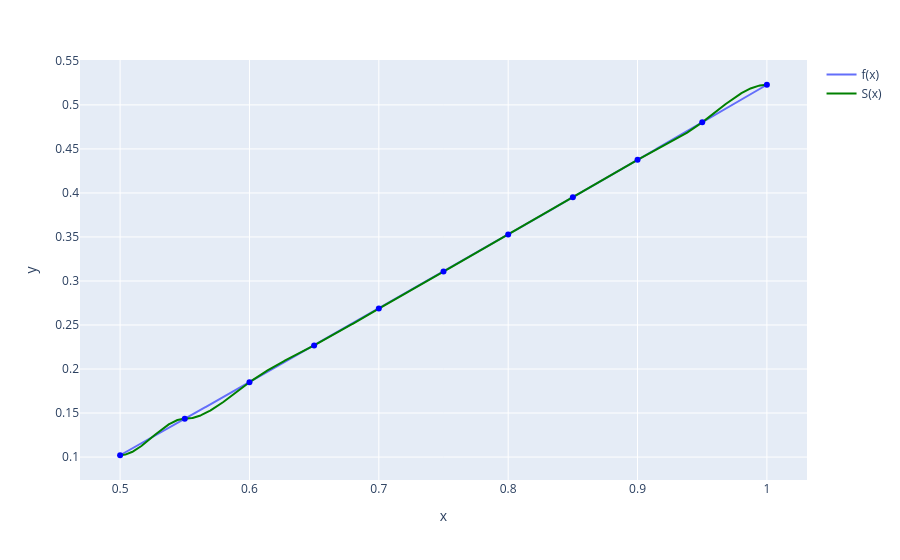
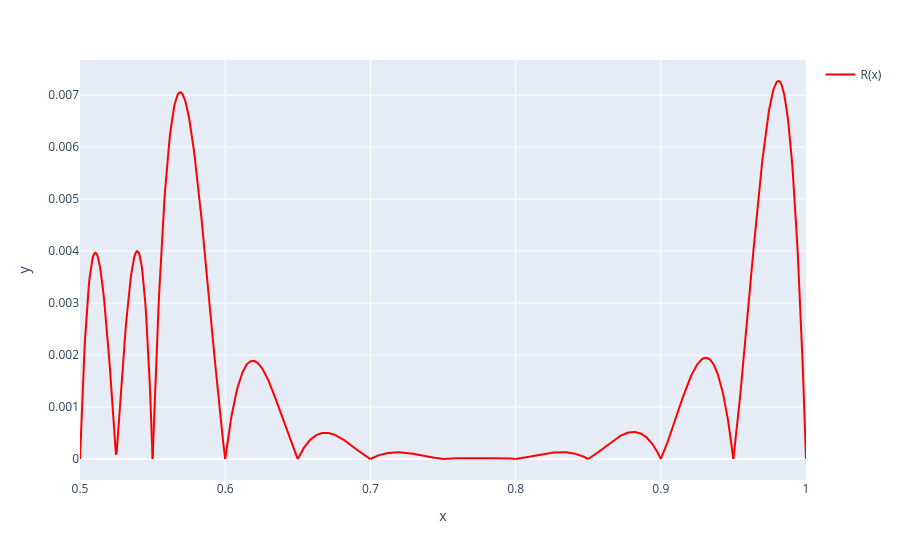

Notebook code for these charts, in order:
### Markdown cell above
##### Визуализация

### Code cell
xs = numpy.linspace(a, b, 1000)
ys = sympy.lambdify(x, f, "numpy")(xs)

figure = px.line(x=xs, y=ys)
figure.update_traces(name="f(x)", showlegend=True)

splines = []
U = fifth_boundary_condition_for_slopes(x_points, y_points, n)
for i in range(n):
    S_i = non_local_cube_spline_through_slopes(i, x_points, y_points, U)
    splines.append(sympy.lambdify(x, S_i, "numpy"))

for i, S_i in enumerate(splines):
    xs_i = numpy.linspace(x_points[i], x_points[i + 1], int(1000 / n))
    ys_i = S_i(xs_i)

    figure.add_scatter(x=xs_i, y=ys_i, name=f"S(x)", showlegend=(i == 0), line=dict(color="green"))

for i in range(n + 1):
    figure.add_scatter(x=[x_points[i]], y=[y_points[i]], showlegend=(False), line=dict(color="blue"), mode="markers")

figure.show()

values = []
x_s = (x_1, x_2, x_3, x_4)

figure = None
for i, S_i in enumerate(splines):
    xs_i = numpy.linspace(x_points[i], x_points[i + 1], int(1000 / n))
    ys_i = S_i(xs_i)
    R_i = numpy.abs(f_numpy(xs_i) - ys_i)

    for x_star in x_s:
        if x_points[i] <= x_star and x_star <= x_points[i + 1]:
            f_star = f_numpy(x_star)
            S_star = S_i(x_star)
            R_star = numpy.abs(f_star - S_star)

            values.append((x_star, f_star, S_star, R_star))

    if figure is None:
        figure = px.line(x=xs_i, y=R_i)
        figure.update_traces(name="R(x)", showlegend=True, line=dict(color="red"))
    else:
        figure.add_scatter(x=xs_i, y=R_i, name="R(x)", showlegend=False, line=dict(color="red"))

figure.update_layout(yaxis=dict(exponentformat="power"))
figure.show()

print("-" * 20)
for v in values:
    x_star, f_star, S_star, R_star = v
    print(f"x* = {x_star}")
    print(f"f(x*) = {f_star}")
    print(f"S(x*) = {S_star}")
    print(f"R(x*) = {R_star}")
    print("-" * 20)
